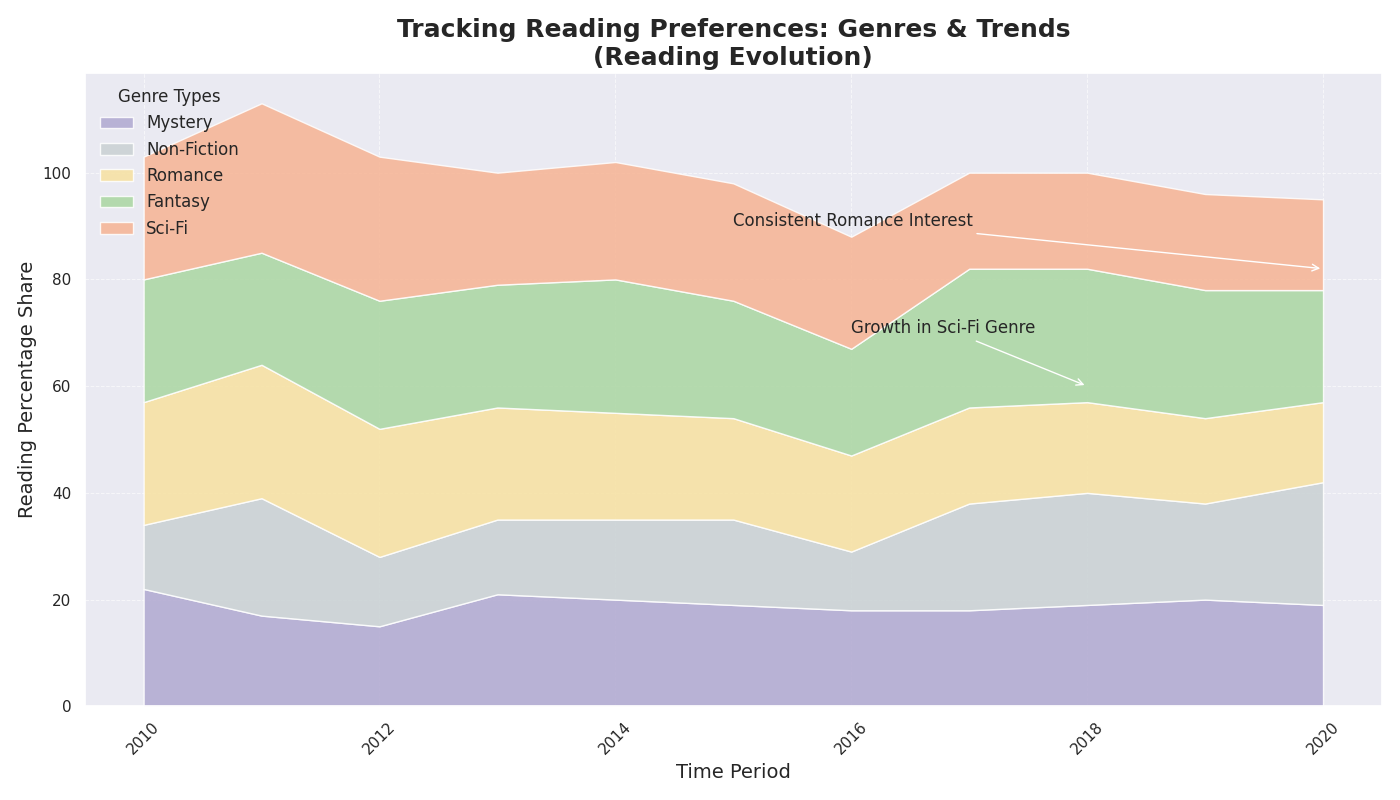

Here is the Python script that generated this plot:
import matplotlib.pyplot as plt
import numpy as np

years = np.arange(2010, 2021)

# Data for different genres
fantasy = np.array([22, 17, 15, 21, 20, 19, 18, 18, 19, 20, 19])
sci_fi = np.array([12, 22, 13, 14, 15, 16, 11, 20, 21, 18, 23])
mystery = np.array([23, 25, 24, 21, 20, 19, 18, 18, 17, 16, 15])
romance = np.array([23, 21, 24, 23, 25, 22, 20, 26, 25, 24, 21])
non_fiction = np.array([23, 28, 27, 21, 22, 22, 21, 18, 18, 18, 17])

fig, ax = plt.subplots(figsize=(14, 8))

# Shuffle group labels, and change colors based on that order
ax.stackplot(years, fantasy, sci_fi, mystery, romance, non_fiction,
             labels=['Mystery', 'Non-Fiction', 'Romance', 'Fantasy', 'Sci-Fi'],
             colors=['#b0a8d0', '#c9d1d3', '#f7e1a0', '#aad6a1', '#f6b393'], alpha=0.85)

# Randomly altered title and axis labels
ax.set_title('Tracking Reading Preferences: Genres & Trends\n(Reading Evolution)', fontsize=18, fontweight='bold', loc='center')
ax.set_xlabel('Time Period', fontsize=14)
ax.set_ylabel('Reading Percentage Share', fontsize=14)

ax.grid(True, linestyle='--', linewidth=0.7, alpha=0.6)
ax.legend(loc='upper left', title='Genre Types', fontsize=12, frameon=False)
plt.setp(ax.xaxis.get_majorticklabels(), rotation=45)

# Shuffle annotations
ax.annotate('Consistent Romance Interest', xy=(2020, 82), xytext=(2015, 90),
            arrowprops=dict(facecolor='black', arrowstyle='->'), fontsize=12)
ax.annotate('Growth in Sci-Fi Genre', xy=(2018, 60), xytext=(2016, 70),
            arrowprops=dict(facecolor='black', arrowstyle='->'), fontsize=12)

plt.tight_layout()
plt.show()
